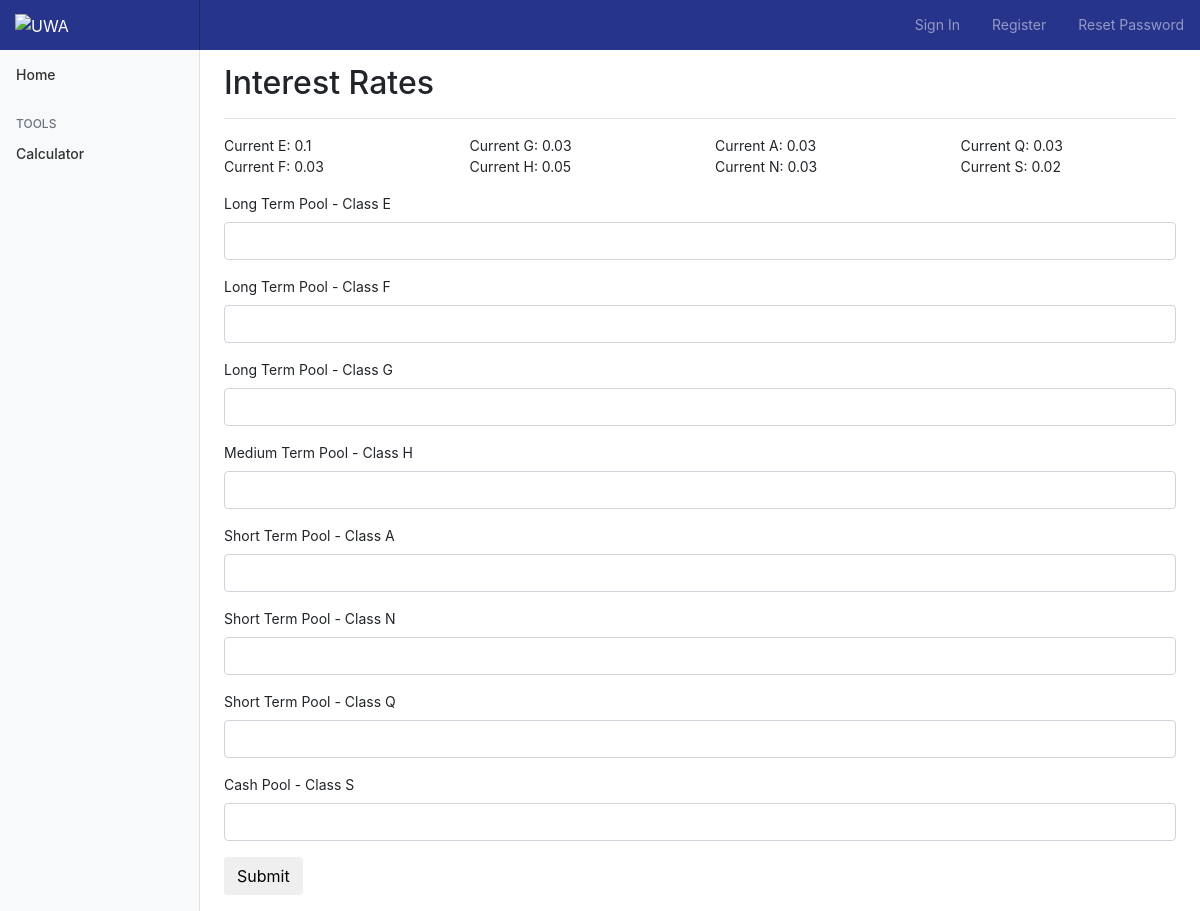
The page /admin on the database its author committed.
### app/models.py (models this page shows, shortened)
class InterestRates(db.Model):
    id = db.Column(db.Integer, primary_key=True)
    ClassE = db.Column(db.Float)
    ClassF = db.Column(db.Float)
    ClassG = db.Column(db.Float)
    ClassH = db.Column(db.Float)
    ClassA = db.Column(db.Float)
    ClassN = db.Column(db.Float)
    ClassQ = db.Column(db.Float)
    ClassS = db.Column(db.Float)

### app/routes.py (the view, shortened to what this page needs)
@app.route('/admin', methods=['GET', 'POST'])
def admin():
    form = InterestRatesForm()
    Interest = InterestRates.query.first()
    return render_template('admin.html', title='Admin', form=form, Interest=Interest)

### app/forms.py
class InterestRatesForm(FlaskForm):
    ClassE = StringField('Long Term Pool - Class E')
    ClassF = StringField('Long Term Pool - Class F')
    ClassG = StringField('Long Term Pool - Class G')
    ClassH = StringField('Medium Term Pool - Class H')
    ClassA = StringField('Short Term Pool - Class A')
    ClassN = StringField('Short Term Pool - Class N')
    ClassQ = StringField('Short Term Pool - Class Q')
    ClassS = StringField('Cash Pool - Class S')
    submit = SubmitField('Submit')

### app/templates/admin.html
{% extends "base.html" %}
{% import 'bootstrap/wtf.html' as wtf %}
{% block content %}
<main role="main" class="col-md-9 ml-sm-auto col-lg-10 px-4">
    <div class="d-flex justify-content-between flex-wrap flex-md-nowrap align-items-center pt-3 pb-2 mb-3 border-bottom">
        <h1 class="h2">Interest Rates</h1>
    </div>
        <div class="row mb-3">
          <div class="col">Current E: {{ Interest.ClassE }} <br> Current F: {{ Interest.ClassF }}  </div>
          <div class="col">Current G: {{ Interest.ClassG }}<br>  Current H: {{ Interest.ClassH }} </div>
          <div class="col">Current A: {{ Interest.ClassA }} <br> Current N: {{ Interest.ClassN }} </div>
          <div class="col">Current Q: {{ Interest.ClassQ }} <br> Current S: {{ Interest.ClassS }} </div>
        </div>
            <form class="form form-horizontal mb-3" method="post" role="form">        {{ wtf.quick_form(form, action=".", method="post", extra_classes=None, role="form", form_type="basic", horizontal_columns=('lg', 2, 10), enctype=None, button_map={}, id="")}}
                </form>
</main>
{% endblock %}

### app/templates/base.html (shortened to what this page needs)
<!doctype html>
<html lang="en">
<head>
    <link rel="stylesheet" href="https://maxcdn.bootstrapcdn.com/bootstrap/4.0.0/css/bootstrap.min.css">
    <link rel="stylesheet" href="../static/stylesheet.css">
</head>
<body>
    <nav class="navbar navbar-dark fixed-top flex-md-nowrap p-0 shadow">
        <a class="navbar-brand col-sm-3 col-md-2 mr-0" href="/"><img src="https://static.weboffice.uwa.edu.au/visualid/sites/alpha/img/uwacrest-white.svg" alt=UWA height=30px; width=98px></a>
        {% if current_user.is_authenticated %}
        <ul class="navbar-nav px-3">
            <li class="nav-item text-nowrap">
                <a class="nav-link" href="{{ url_for('logout') }}">Sign Out</a>
            </li>
        </ul>
        {% elif current_user.is_anonymous %}
        <ul class="navbar-nav ml-auto px-3">
            <li class="nav-item text-nowrap">
                <a class="nav-link" href="{{ url_for('signin') }}">Sign In</a>
            </li>
        </ul>
        <ul class="navbar-nav px-3">
            <li class="nav-item text-nowrap">
                <a class="nav-link" href="{{ url_for('register') }}">Register</a>
            </li>
        </ul>
		<ul class="navbar-nav px-3">
            <li class="nav-item text-nowrap">
                <a class="nav-link" href="{{ url_for('reset') }}">Reset Password</a>
            </li>
        </ul>
        {% endif %}
    </nav>
    <div class="container-fluid">
        <div class="row">
            <nav class="col-md-2 d-none d-md-block bg-light sidebar">
                <div class="sidebar-sticky">
                    <ul class="nav flex-column">
                        <li class="nav-item">
                            <a class="nav-link" href="/">
                                 Home <span class="sr-only">(current)</span>
                            </a>
                            <h6 class="sidebar-heading d-flex justify-content-between align-items-center px-3 mt-4 mb-1 text-muted">
                            <span>Tools</span>
                        </li>
                        <li class="nav-item ">
                            <a class="nav-link " href="{{ url_for( 'calcs') }} ">
                                 Calculator
                            </a>
                        </li>
                    </ul>
                </div>
            </nav>
        </div>
    </div>
    {% block content %} {% endblock %}
</body>
</html>

### app/static/stylesheet.css (style rules this page uses)
body { font-size: .875rem; background-color: white; }
.sidebar { position: fixed; top: 0; bottom: 0; left: 0; z-index: 100; padding: 48px 0 0; box-shadow: inset -1px 0 0 rgba(0, 0, 0, .1); }
.sidebar-sticky { position: relative; top: 0; height: calc(100vh - 48px); padding-top: .5rem; overflow-x: hidden; overflow-y: auto; }
.sidebar .nav-link { font-weight: 500; color: #333; }
.sidebar-heading { font-size: .75rem; text-transform: uppercase; }
[role="main"] { padding-top: 48px; }
.navbar-brand { padding-top: .75rem; padding-bottom: .75rem; font-size: 1rem; background-color: #27348b; box-shadow: inset -1px 0 0 rgba(0, 0, 0, .25); }
.navbar-dark { background-color: #27348b; }
.nav-link { color: white; }

### rows shown on the page
InterestRates: ClassE "0.1", ClassF "0.03", ClassG "0.03", ClassH "0.05", ClassA "0.03", ClassN "0.03", ClassQ "0.03", ClassS "0.02"
